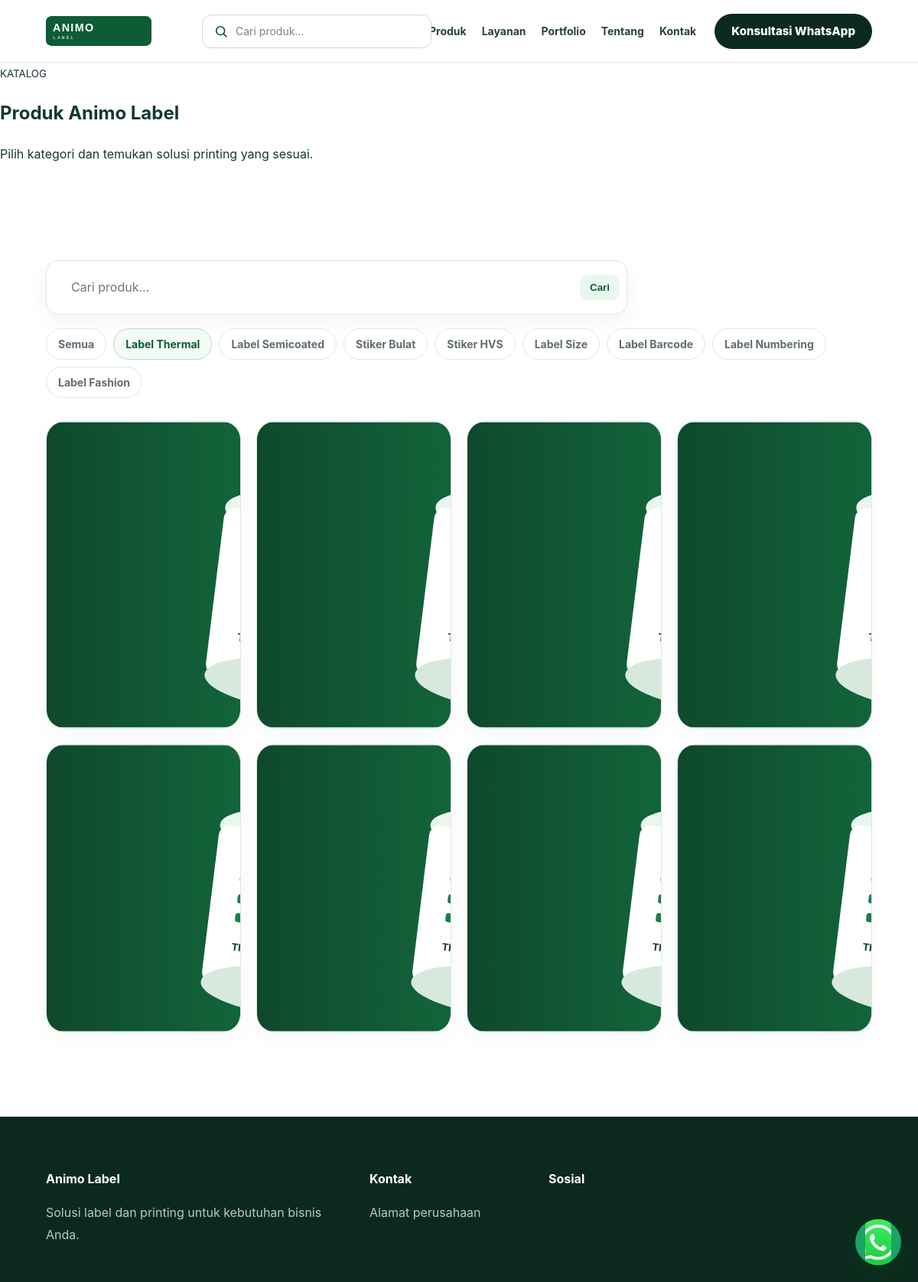
Page /produk.php?category=1 on the committed database.
### tables this page shows
CREATE TABLE IF NOT EXISTS categories(id INT AUTO_INCREMENT PRIMARY KEY,name VARCHAR(160) NOT NULL,image VARCHAR(255),sort_order INT DEFAULT 0);

CREATE TABLE IF NOT EXISTS products(id INT AUTO_INCREMENT PRIMARY KEY,category_id INT NULL,name VARCHAR(200) NOT NULL,description TEXT NULL,price VARCHAR(120) NULL,image VARCHAR(255),featured TINYINT DEFAULT 0,active TINYINT DEFAULT 1,created_at TIMESTAMP DEFAULT CURRENT_TIMESTAMP);

### includes/functions.php (called while the page is built, shortened)
<?php
function e($v){return htmlspecialchars((string)$v,ENT_QUOTES,'UTF-8');}
function img($path,$fallback='/assets/img-placeholder.svg'){return $path?$path:$fallback;}

### produk.php (the view, shortened to what this page needs)
<?php
$title='Produk';require __DIR__.'/includes/header.php';
$cat=(int)($_GET['category']??0);
$q=trim($_GET['q']??'');
$page=max(1,(int)($_GET['page']??1));
$perPage=12;
$cats=$pdo->query('SELECT * FROM categories ORDER BY sort_order,id DESC')->fetchAll();
$where=['p.active=1'];$params=[];
if($cat){$where[]='p.category_id=?';$params[]=$cat;}
$whereSql=' WHERE '.implode(' AND ',$where);
$count=$pdo->prepare('SELECT COUNT(*) FROM products p'.$whereSql);$count->execute($params);$total=(int)$count->fetchColumn();
$pages=max(1,(int)ceil($total/$perPage));$page=min($page,$pages);$offset=($page-1)*$perPage;
$sql="SELECT p.*,c.name category_name FROM products p LEFT JOIN categories c ON c.id=p.category_id".$whereSql." ORDER BY p.featured DESC,p.id DESC LIMIT ".$perPage." OFFSET ".$offset;
$st=$pdo->prepare($sql);$st->execute($params);$products=$st->fetchAll();
function product_url($page,$cat,$q){$a=[];if($cat)$a['category']=$cat;if($q!=='')$a['q']=$q;if($page>1)$a['page']=$page;return 'produk.php'.($a?'?'.http_build_query($a):'');}
?>
<section class="pagehead"><small>KATALOG</small><h1>Produk Animo Label</h1><p>Pilih kategori dan temukan solusi printing yang sesuai.</p></section>
<section class="section">
<div class="catalog-toolbar">
<form class="catalog-search" method="get"><input type="search" name="q" value="<?=e($q)?>" placeholder="Cari produk..."><input type="hidden" name="category" value="<?=$cat?>"><button type="submit">Cari</button></form>
<div class="chips"><a class="<?=$cat?'':'active'?>" href="produk.php<?= $q!==''?'?q='.rawurlencode($q):'' ?>">Semua</a><?php foreach($cats as $c):?><a class="<?=$cat===$c['id']?'active':''?>" href="<?=e(product_url(1,(int)$c['id'],$q))?>"><?=e($c['name'])?></a><?php endforeach;?></div>
</div>
<?php if($products):?><div class="product-grid"><?php foreach($products as $p):?><article class="product-card"><a class="product-image" href="produk-detail.php?id=<?=$p['id']?>"><img src="<?=e(img($p['image']))?>" alt="<?=e($p['name'])?>"></a><div class="product-info"></div></article><?php endforeach;?></div>
<?php else:?><div class="empty-state"><h3>Produk tidak ditemukan</h3><p>Coba kata kunci atau kategori lainnya.</p></div><?php endif;?>
</section><?php require __DIR__.'/includes/footer.php';?>

### assets/css/style.css (style rules this page uses)
:root { --ink:#123b2a;--ink-strong:#0b2a1d;--green:#16834a;--green-dark:#0d5c34;--green-light:#eaf7ef;--green-soft:#f4fbf6;--muted:#617067;--line:#dce9e0;--soft:#f3f8f4;--paper:#fff;--radius:24px;--shadow:0 18px 50px rgba(18,59,42,.08) }
* { box-sizing:border-box }
html { scroll-behavior:smooth }
body { margin:0;font-family:Inter,ui-sans-serif,system-ui,-apple-system,BlinkMacSystemFont,"Segoe UI",Arial,sans-serif;color:var(--ink);background:var(--paper);font-size:16px;line-height:1.65;-webkit-font-smoothing:antialiased }
a { color:inherit;text-decoration:none }
img { display:block;max-width:100% }
.section { padding:110px 5%;max-width:1500px;margin:auto }
.product-grid { display:grid;grid-template-columns:repeat(4,1fr);gap:20px;max-width:1500px;margin:auto }
.product-card { background:#fff;border:1px solid var(--line);border-radius:var(--radius);overflow:hidden;transition:.25s ease;box-shadow:0 8px 24px rgba(18,59,42,.04) }
.product-image { aspect-ratio:1/1;background:#e5e5e0;overflow:hidden }
.product-image img { width:100%;height:100%;object-fit:cover;transition:transform .5s }
.product-info { padding:24px }
.catalog-toolbar { display:grid;gap:18px;margin-bottom:30px }
.catalog-search { display:flex;gap:10px;max-width:760px }
.catalog-search input { flex:1;min-width:0;padding:14px 17px;border:1px solid var(--line);border-radius:14px;font:inherit;outline:0;background:#fff }
.catalog-search button { border:0;border-radius:14px;padding:0 24px;background:var(--ink-strong);color:#fff;font-weight:800;cursor:pointer }
.chips { display:flex;flex-wrap:wrap;gap:9px }
.chips a { padding:8px 15px;border:1px solid var(--line);border-radius:999px;background:#fff;color:var(--muted);font-size:14px;font-weight:750 }
.chips a:hover,.chips a.active { background:var(--green-soft);border-color:#b8d9c4;color:var(--green-dark) }
.catalog-search { display:flex;align-items:center;gap:10px;max-width:760px;min-height:54px;padding:7px 9px 7px 15px;border:1px solid var(--line);border-radius:16px;background:#fff;box-shadow:0 8px 25px rgba(18,59,42,.06) }
.catalog-search input { border:0;outline:0;flex:1;min-width:0;background:transparent;font:inherit;color:var(--ink) }
.catalog-search button { border:0;border-radius:10px;padding:9px 13px;background:var(--green-light);color:var(--green-dark);font-weight:800;cursor:pointer }

### rows in the picture
categories: name "Label Thermal"
categories: name "Label Semicoated"
categories: name "Stiker Bulat"
categories: name "Stiker HVS"
categories: name "Label Size"
categories: name "Label Barcode"
categories: name "Label Numbering"
categories: name "Label Fashion"
products: image (picture)
products: image (picture)
products: image (picture)
products: image (picture)
products: image (picture)
products: image (picture)
products: image (picture)
products: image (picture)

### other values in the picture
setting('site_name','Animo Label') "Animo Label"
setting('address') "Alamat perusahaan"
